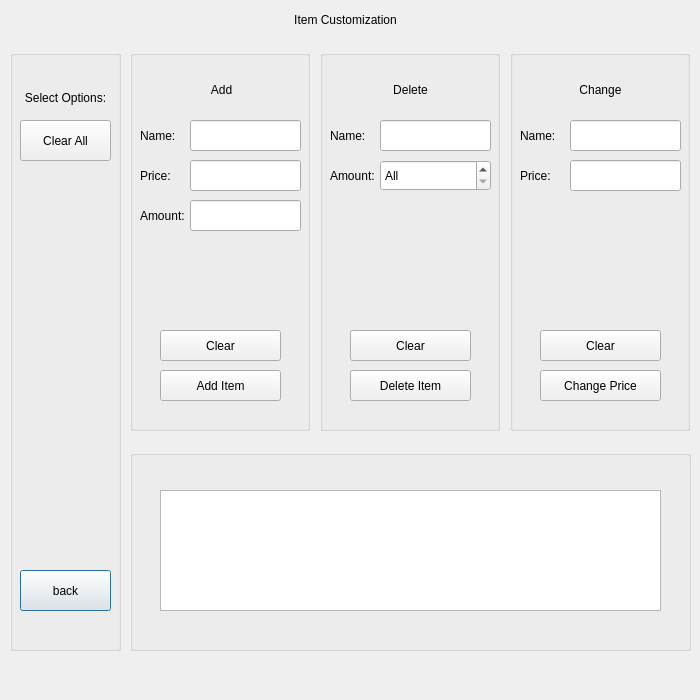
<?xml version="1.0" encoding="UTF-8"?>
<ui version="4.0">
 <class>AdminItems</class>
 <widget class="QDialog" name="AdminItems">
  <property name="geometry">
   <rect>
    <x>0</x>
    <y>0</y>
    <width>700</width>
    <height>700</height>
   </rect>
  </property>
  <property name="windowTitle">
   <string>Dialog</string>
  </property>
  <widget class="QGroupBox" name="groupBox">
   <property name="geometry">
    <rect>
     <x>10</x>
     <y>50</y>
     <width>111</width>
     <height>601</height>
    </rect>
   </property>
   <property name="title">
    <string/>
   </property>
   <widget class="QHoverSensitiveButton" name="back">
    <property name="geometry">
     <rect>
      <x>10</x>
      <y>520</y>
      <width>91</width>
      <height>41</height>
     </rect>
    </property>
    <property name="text">
     <string>back</string>
    </property>
   </widget>
   <widget class="QHoverSensitiveButton" name="clearAll">
    <property name="geometry">
     <rect>
      <x>10</x>
      <y>70</y>
      <width>91</width>
      <height>41</height>
     </rect>
    </property>
    <property name="text">
     <string>Clear All</string>
    </property>
   </widget>
   <widget class="QLabel" name="label_2">
    <property name="geometry">
     <rect>
      <x>10</x>
      <y>40</y>
      <width>91</width>
      <height>16</height>
     </rect>
    </property>
    <property name="text">
     <string>&lt;html&gt;&lt;head/&gt;&lt;body&gt;&lt;p align=&quot;center&quot;&gt;Select Options:&lt;/p&gt;&lt;/body&gt;&lt;/html&gt;</string>
    </property>
   </widget>
  </widget>
  <widget class="QGroupBox" name="groupBox_2">
   <property name="geometry">
    <rect>
     <x>130</x>
     <y>50</y>
     <width>180</width>
     <height>381</height>
    </rect>
   </property>
   <property name="title">
    <string/>
   </property>
   <widget class="QHoverSensitiveButton" name="addbutton">
    <property name="geometry">
     <rect>
      <x>30</x>
      <y>320</y>
      <width>121</width>
      <height>31</height>
     </rect>
    </property>
    <property name="text">
     <string>Add Item</string>
    </property>
   </widget>
   <widget class="QHoverSensitiveButton" name="clear1">
    <property name="geometry">
     <rect>
      <x>30</x>
      <y>280</y>
      <width>121</width>
      <height>31</height>
     </rect>
    </property>
    <property name="text">
     <string>Clear</string>
    </property>
   </widget>
   <widget class="QLabel" name="label_3">
    <property name="geometry">
     <rect>
      <x>16</x>
      <y>30</y>
      <width>151</width>
      <height>20</height>
     </rect>
    </property>
    <property name="text">
     <string>&lt;html&gt;&lt;head/&gt;&lt;body&gt;&lt;p align=&quot;center&quot;&gt;Add&lt;/p&gt;&lt;/body&gt;&lt;/html&gt;</string>
    </property>
   </widget>
   <widget class="QLineEdit" name="addquantity">
    <property name="geometry">
     <rect>
      <x>60</x>
      <y>150</y>
      <width>111</width>
      <height>31</height>
     </rect>
    </property>
    <property name="text">
     <string/>
    </property>
   </widget>
   <widget class="QLabel" name="label_8">
    <property name="geometry">
     <rect>
      <x>10</x>
      <y>150</y>
      <width>51</width>
      <height>31</height>
     </rect>
    </property>
    <property name="text">
     <string>Amount:</string>
    </property>
   </widget>
   <widget class="QLabel" name="label_7">
    <property name="geometry">
     <rect>
      <x>10</x>
      <y>110</y>
      <width>51</width>
      <height>31</height>
     </rect>
    </property>
    <property name="text">
     <string>Price:</string>
    </property>
   </widget>
   <widget class="QLineEdit" name="addname">
    <property name="geometry">
     <rect>
      <x>60</x>
      <y>70</y>
      <width>111</width>
      <height>31</height>
     </rect>
    </property>
   </widget>
   <widget class="QLabel" name="namelabel">
    <property name="geometry">
     <rect>
      <x>10</x>
      <y>70</y>
      <width>51</width>
      <height>31</height>
     </rect>
    </property>
    <property name="text">
     <string>Name:</string>
    </property>
   </widget>
   <widget class="QLineEdit" name="addprice">
    <property name="geometry">
     <rect>
      <x>60</x>
      <y>110</y>
      <width>111</width>
      <height>31</height>
     </rect>
    </property>
    <property name="text">
     <string/>
    </property>
   </widget>
  </widget>
  <widget class="QGroupBox" name="groupBox_3">
   <property name="geometry">
    <rect>
     <x>320</x>
     <y>50</y>
     <width>180</width>
     <height>381</height>
    </rect>
   </property>
   <property name="title">
    <string/>
   </property>
   <widget class="QHoverSensitiveButton" name="delbutton">
    <property name="geometry">
     <rect>
      <x>30</x>
      <y>320</y>
      <width>121</width>
      <height>31</height>
     </rect>
    </property>
    <property name="text">
     <string>Delete Item</string>
    </property>
   </widget>
   <widget class="QHoverSensitiveButton" name="clear2">
    <property name="geometry">
     <rect>
      <x>30</x>
      <y>280</y>
      <width>121</width>
      <height>31</height>
     </rect>
    </property>
    <property name="text">
     <string>Clear</string>
    </property>
   </widget>
   <widget class="QLabel" name="label_4">
    <property name="geometry">
     <rect>
      <x>20</x>
      <y>30</y>
      <width>141</width>
      <height>20</height>
     </rect>
    </property>
    <property name="text">
     <string>&lt;html&gt;&lt;head/&gt;&lt;body&gt;&lt;p align=&quot;center&quot;&gt;Delete&lt;/p&gt;&lt;/body&gt;&lt;/html&gt;</string>
    </property>
   </widget>
   <widget class="QLabel" name="namelabel_2">
    <property name="geometry">
     <rect>
      <x>10</x>
      <y>70</y>
      <width>51</width>
      <height>31</height>
     </rect>
    </property>
    <property name="text">
     <string>Name:</string>
    </property>
   </widget>
   <widget class="QLineEdit" name="delname">
    <property name="geometry">
     <rect>
      <x>60</x>
      <y>70</y>
      <width>111</width>
      <height>31</height>
     </rect>
    </property>
   </widget>
   <widget class="QLabel" name="label_10">
    <property name="geometry">
     <rect>
      <x>10</x>
      <y>110</y>
      <width>51</width>
      <height>31</height>
     </rect>
    </property>
    <property name="text">
     <string>Amount:</string>
    </property>
   </widget>
   <widget class="QSpinBox" name="delamount">
    <property name="geometry">
     <rect>
      <x>60</x>
      <y>110</y>
      <width>111</width>
      <height>31</height>
     </rect>
    </property>
    <property name="specialValueText">
     <string>All</string>
    </property>
   </widget>
  </widget>
  <widget class="QGroupBox" name="groupBox_4">
   <property name="geometry">
    <rect>
     <x>510</x>
     <y>50</y>
     <width>180</width>
     <height>381</height>
    </rect>
   </property>
   <property name="title">
    <string/>
   </property>
   <widget class="QHoverSensitiveButton" name="back_4">
    <property name="geometry">
     <rect>
      <x>30</x>
      <y>320</y>
      <width>121</width>
      <height>31</height>
     </rect>
    </property>
    <property name="text">
     <string>Change Price</string>
    </property>
   </widget>
   <widget class="QHoverSensitiveButton" name="clear3">
    <property name="geometry">
     <rect>
      <x>30</x>
      <y>280</y>
      <width>121</width>
      <height>31</height>
     </rect>
    </property>
    <property name="text">
     <string>Clear</string>
    </property>
   </widget>
   <widget class="QLabel" name="label_5">
    <property name="geometry">
     <rect>
      <x>20</x>
      <y>30</y>
      <width>141</width>
      <height>20</height>
     </rect>
    </property>
    <property name="text">
     <string>&lt;html&gt;&lt;head/&gt;&lt;body&gt;&lt;p align=&quot;center&quot;&gt;Change&lt;/p&gt;&lt;/body&gt;&lt;/html&gt;</string>
    </property>
   </widget>
   <widget class="QLineEdit" name="pricename">
    <property name="geometry">
     <rect>
      <x>60</x>
      <y>70</y>
      <width>111</width>
      <height>31</height>
     </rect>
    </property>
   </widget>
   <widget class="QLabel" name="namelabel_3">
    <property name="geometry">
     <rect>
      <x>10</x>
      <y>70</y>
      <width>51</width>
      <height>31</height>
     </rect>
    </property>
    <property name="text">
     <string>Name:</string>
    </property>
   </widget>
   <widget class="QLabel" name="label_9">
    <property name="geometry">
     <rect>
      <x>10</x>
      <y>110</y>
      <width>71</width>
      <height>31</height>
     </rect>
    </property>
    <property name="text">
     <string>Price:</string>
    </property>
   </widget>
   <widget class="QLineEdit" name="pricenew">
    <property name="geometry">
     <rect>
      <x>60</x>
      <y>110</y>
      <width>111</width>
      <height>31</height>
     </rect>
    </property>
   </widget>
  </widget>
  <widget class="QLabel" name="label">
   <property name="geometry">
    <rect>
     <x>280</x>
     <y>0</y>
     <width>131</width>
     <height>41</height>
    </rect>
   </property>
   <property name="text">
    <string>&lt;html&gt;&lt;head/&gt;&lt;body&gt;&lt;p align=&quot;center&quot;&gt;Item Customization&lt;/p&gt;&lt;/body&gt;&lt;/html&gt;</string>
   </property>
  </widget>
  <widget class="QGroupBox" name="groupBox_5">
   <property name="geometry">
    <rect>
     <x>130</x>
     <y>450</y>
     <width>561</width>
     <height>201</height>
    </rect>
   </property>
   <property name="title">
    <string/>
   </property>
   <widget class="QTextEdit" name="descbox">
    <property name="geometry">
     <rect>
      <x>30</x>
      <y>40</y>
      <width>501</width>
      <height>121</height>
     </rect>
    </property>
    <property name="font">
     <font>
      <pointsize>12</pointsize>
     </font>
    </property>
    <property name="html">
     <string>&lt;!DOCTYPE HTML PUBLIC &quot;-//W3C//DTD HTML 4.0//EN&quot; &quot;http://www.w3.org/TR/REC-html40/strict.dtd&quot;&gt;
&lt;html&gt;&lt;head&gt;&lt;meta name=&quot;qrichtext&quot; content=&quot;1&quot; /&gt;&lt;meta charset=&quot;utf-8&quot; /&gt;&lt;style type=&quot;text/css&quot;&gt;
p, li { white-space: pre-wrap; }
hr { height: 1px; border-width: 0; }
li.unchecked::marker { content: &quot;\2610&quot;; }
li.checked::marker { content: &quot;\2612&quot;; }
&lt;/style&gt;&lt;/head&gt;&lt;body style=&quot; font-family:'Segoe UI'; font-size:12pt; font-weight:400; font-style:normal;&quot;&gt;
&lt;p align=&quot;center&quot; style=&quot;-qt-paragraph-type:empty; margin-top:0px; margin-bottom:0px; margin-left:0px; margin-right:0px; -qt-block-indent:0; text-indent:0px; font-size:9pt;&quot;&gt;&lt;br /&gt;&lt;/p&gt;&lt;/body&gt;&lt;/html&gt;</string>
    </property>
   </widget>
  </widget>
 </widget>
 <customwidgets>
  <customwidget>
   <class>QHoverSensitiveButton</class>
   <extends>QPushButton</extends>
   <header>qhoversensitivebutton.h</header>
  </customwidget>
 </customwidgets>
 <resources/>
 <connections/>
</ui>
